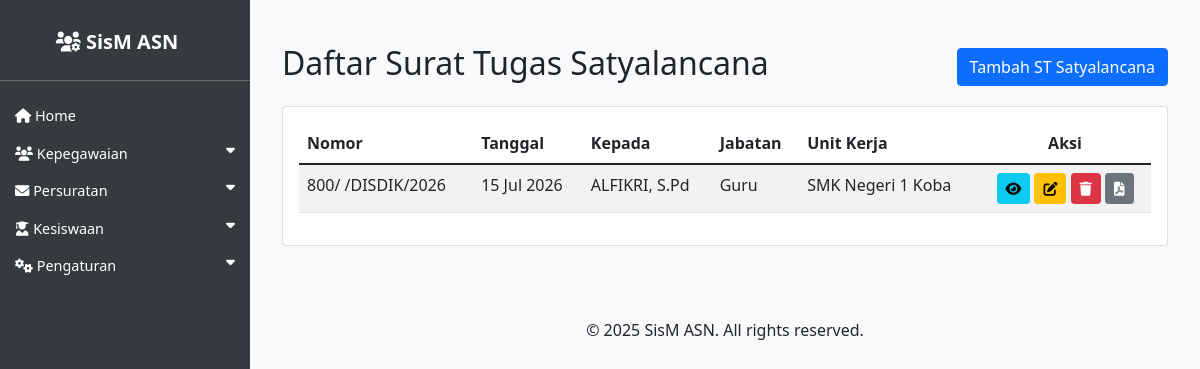
The page /asn/st_satyalancana/ on the database as committed earlier.
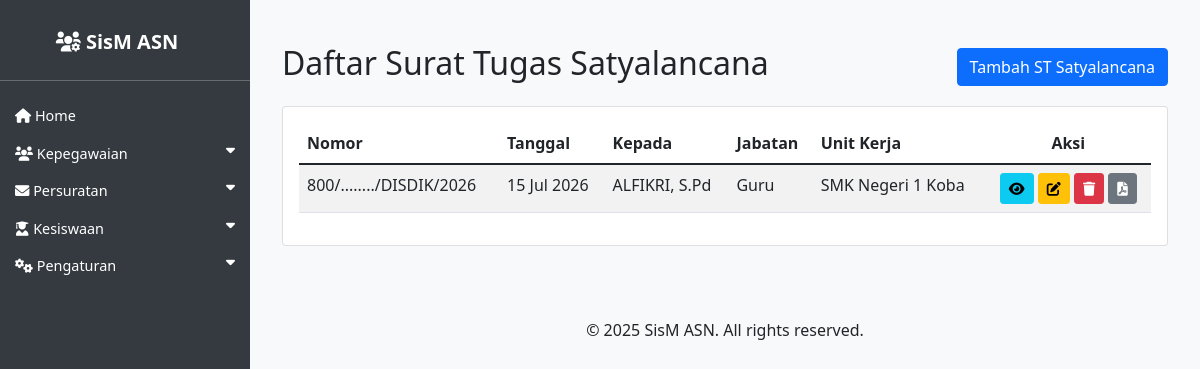
The same page on the database as committed later.
### asn_app/models.py (models this page shows, shortened)
class StSatyalancana(models.Model):
    dasar_surat = models.TextField(verbose_name='Dasar Surat')
    kepada_pegawai = models.ForeignKey(ASN, on_delete=models.SET_NULL, null=True, blank=True, verbose_name='Kepada Pegawai')
    kepada_nama = models.CharField(max_length=255, blank=True, verbose_name='Nama')
    kepada_nip = models.CharField(max_length=255, blank=True, verbose_name='NIP')
    kepada_pangkat_gol = models.CharField(max_length=255, blank=True, verbose_name='Pangkat / Golongan')
    kepada_jabatan = models.CharField(max_length=255, blank=True, verbose_name='Jabatan')
    kepada_unit_kerja = models.CharField(max_length=255, blank=True, verbose_name='Unit Kerja')
    untuk_tugas = models.TextField(verbose_name='Untuk Ditujukan')
    nomor = models.CharField(max_length=255)
    tanggal = models.DateField()
    penanda_tangan = models.ForeignKey(ASN, on_delete=models.CASCADE, related_name='penanda_tangan_st_satyalancana')
    kop_surat = models.ForeignKey(KopSurat, on_delete=models.CASCADE, null=True, blank=True)
    created_at = models.DateTimeField(auto_now_add=True)
    updated_at = models.DateTimeField(auto_now=True)

### asn_app/views.py (the view)
# urls.py: path('st_satyalancana/', views.st_satyalancana_list, name='st_satyalancana_list'),
def st_satyalancana_list(request):
    st_list = StSatyalancana.objects.all().order_by('-tanggal')
    return render(request, 'asn_app/st_satyalancana_list.html', {'st_list': st_list})

### asn_app/templates/asn_app/st_satyalancana_list.html (shortened to what this page needs)
{% extends 'asn_app/base.html' %}
{% load indonesian_date_tags %}
{% block content %}
<div class="container mt-4">
    <div class="d-flex justify-content-between align-items-center mb-3">
        <h2>Daftar Surat Tugas Satyalancana</h2>
        <a href="{% url 'st_satyalancana_create' %}" class="btn btn-primary">Tambah ST Satyalancana</a>
    </div>
    <div class="card">
        <div class="card-body">
            <table class="table table-striped table-hover">
                <thead>
                    <tr>
                        <th>Nomor</th>
                        <th>Tanggal</th>
                        <th>Kepada</th>
                        <th>Jabatan</th>
                        <th>Unit Kerja</th>
                        <th class="text-center">Aksi</th>
                    </tr>
                </thead>
                <tbody>
                    {% for st in st_list %}
                    <tr>
                        <td>{{ st.nomor }}</td>
                        <td>{{ st.tanggal|indonesian_date:"%d %b %Y" }}</td>
                        <td>{{ st.kepada_nama }}</td>
                        <td>{{ st.kepada_jabatan }}</td>
                        <td>{{ st.kepada_unit_kerja }}</td>
                        <td class="text-center">
                            <a href="{% url 'st_satyalancana_detail' st.pk %}" class="btn btn-sm btn-info"><i class="fas fa-eye"></i> </a>
                            <a href="{% url 'st_satyalancana_update' st.pk %}" class="btn btn-sm btn-warning"><i class="fas fa-edit"></i> </a>
                            <a href="{% url 'st_satyalancana_delete' st.pk %}" class="btn btn-sm btn-danger"><i class="fas fa-trash"></i> </a>
                            <a href="{% url 'st_satyalancana_export_pdf' st.pk %}" class="btn btn-sm btn-secondary"><i class="fas fa-file-pdf"></i> </a>
                        </td>
                    </tr>
                    {% empty %}
                    <tr>
                        <td colspan="6" class="text-center">Tidak ada data surat tugas satyalancana.</td>
                    </tr>
                    {% endfor %}
                </tbody>
            </table>
        </div>
    </div>
</div>
{% endblock %}

### asn_app/templates/asn_app/base.html (shortened to what this page needs)
{% load indonesian_date_tags %}
<!DOCTYPE html>
<html lang="id">
<head>
    <link href="https://cdn.jsdelivr.net/npm/bootstrap@5.1.3/dist/css/bootstrap.min.css" rel="stylesheet">
    <link href="https://cdnjs.cloudflare.com/ajax/libs/font-awesome/6.0.0/css/all.min.css" rel="stylesheet">
                    </head>
                    <body>
                        <div class="sidebar" id="sidebar">
                            <h4 class="text-center">
                                <a href="{% url 'asn_list' %}" class="navbar-brand">
                                    <i class="fas fa-users-cog"></i> SisM ASN
                                </a>
                            </h4>
                            <hr>
                                                        <ul class="nav flex-column">
                                                            <li class="nav-item">
                                                                <a class="nav-link" href="{% url 'asn_list' %}">
                                                                    <i class="fas fa-home"></i> Home
                                                                </a>
                                                            </li>
                                                            <li class="nav-item">
                                                                <a class="nav-link" data-bs-toggle="collapse" href="#kepegawaianSubmenu" role="button" aria-expanded="false" aria-controls="kepegawaianSubmenu">
                                                                    <i class="fas fa-users"></i> Kepegawaian <i class="fas fa-caret-down float-end"></i>
                                                                </a>
                                                            </li>
                                                            <li class="nav-item">
                                                                <a class="nav-link" data-bs-toggle="collapse" href="#persuratanSubmenu" role="button" aria-expanded="false" aria-controls="persuratanSubmenu">
                                                                    <i class="fas fa-envelope"></i> Persuratan <i class="fas fa-caret-down float-end"></i>
                                                                </a>
                                                            </li>
                                                            <li class="nav-item">
                                                                <a class="nav-link" data-bs-toggle="collapse" href="#kesiswaanSubmenu" role="button" aria-expanded="false" aria-controls="kesiswaanSubmenu">
                                                                    <i class="fas fa-user-graduate"></i> Kesiswaan <i class="fas fa-caret-down float-end"></i>
                                                                </a>
                                                            </li>
                                                            <li class="nav-item">
                                                                <a class="nav-link" data-bs-toggle="collapse" href="#pengaturanSubmenu" role="button" aria-expanded="false" aria-controls="pengaturanSubmenu">
                                                                    <i class="fas fa-cogs"></i> Pengaturan <i class="fas fa-caret-down float-end"></i>
                                                                </a>
                                                            </li>
                                                        </ul>
                        </div>
                        <div class="content" id="content">
                            <main>
                                {% block content %}
                                {% endblock %}
                            </main>
                            <footer class="py-4 mt-5">
                                <div class="container text-center">
                                    <p>&copy; 2025 SisM ASN. All rights reserved.</p>
                                </div>
                            </footer>
                        </div>
                    </body>
                        </html>

### asn_app/templates/asn_app/base.html (style rules this page uses)
body { display: flex; min-height: 100vh; flex-direction: column; background-color: #f8f9fa; }
.sidebar { width: 250px; background: #343a40; color: white; position: fixed; height: 100%; padding-top: 20px; z-index: 1000; left: 0; transition: left 0.3s; }
.sidebar a { color: white; text-decoration: none; display: block; padding: 10px 15px; }
.sidebar .nav-link { font-size: 0.9rem; padding: 8px 15px; }
.content { padding: 20px; flex-grow: 1; transition: margin-left 0.3s; margin-left: 250px; }
.navbar-brand { font-weight: bold; }

Rows that differ between the two databases and show on the page:
removed StSatyalancana: nomor "800/ /DISDIK/2026", tanggal|indonesian_date "15 Jul 2026", kepada_nama "ALFIKRI, S.Pd", kepada_jabatan "Guru", kepada_unit_kerja "SMK Negeri 1 Koba"
added StSatyalancana: nomor "800/......../DISDIK/2026", tanggal|indonesian_date "15 Jul 2026", kepada_nama "ALFIKRI, S.Pd", kepada_jabatan "Guru", kepada_unit_kerja "SMK Negeri 1 Koba"
